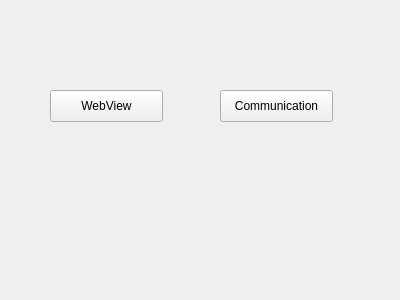
<?xml version="1.0" encoding="UTF-8"?>
<ui version="4.0">
 <class>MainWindow</class>
 <widget class="QWidget" name="MainWindow">
  <property name="geometry">
   <rect>
    <x>0</x>
    <y>0</y>
    <width>400</width>
    <height>300</height>
   </rect>
  </property>
  <property name="windowTitle">
   <string>MainWindow</string>
  </property>
  <widget class="QPushButton" name="btnEmpty">
   <property name="geometry">
    <rect>
     <x>50</x>
     <y>90</y>
     <width>113</width>
     <height>32</height>
    </rect>
   </property>
   <property name="text">
    <string>WebView</string>
   </property>
  </widget>
  <widget class="QPushButton" name="btnCommunication">
   <property name="geometry">
    <rect>
     <x>220</x>
     <y>90</y>
     <width>113</width>
     <height>32</height>
    </rect>
   </property>
   <property name="text">
    <string>Communication</string>
   </property>
  </widget>
 </widget>
 <resources/>
 <connections/>
</ui>
